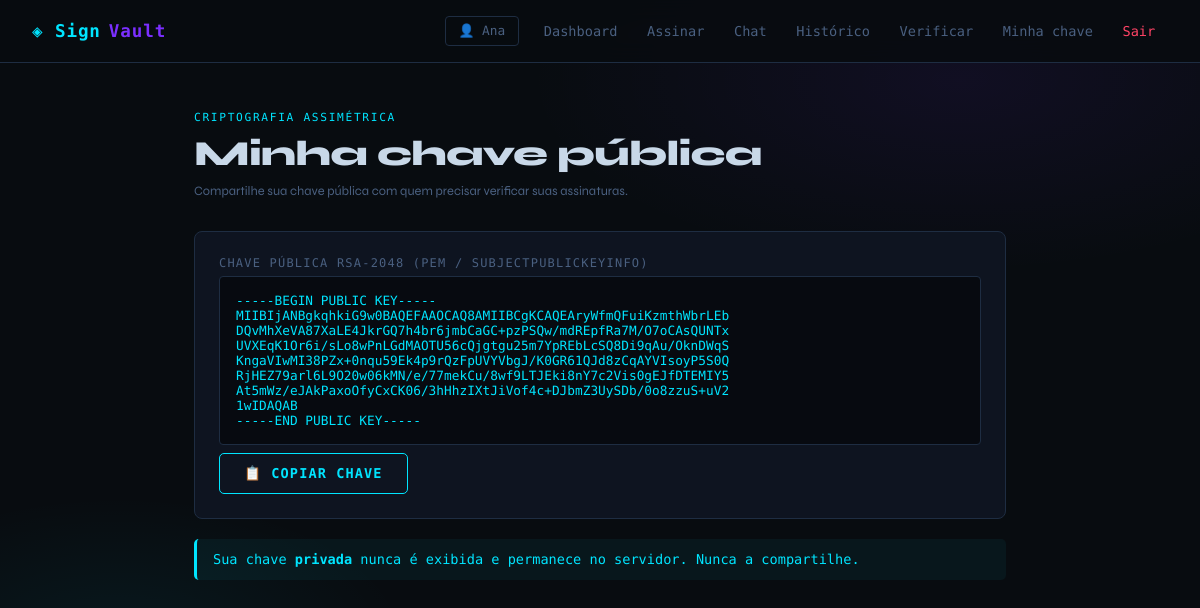
Page /mykey (signed in) on the earlier database version.
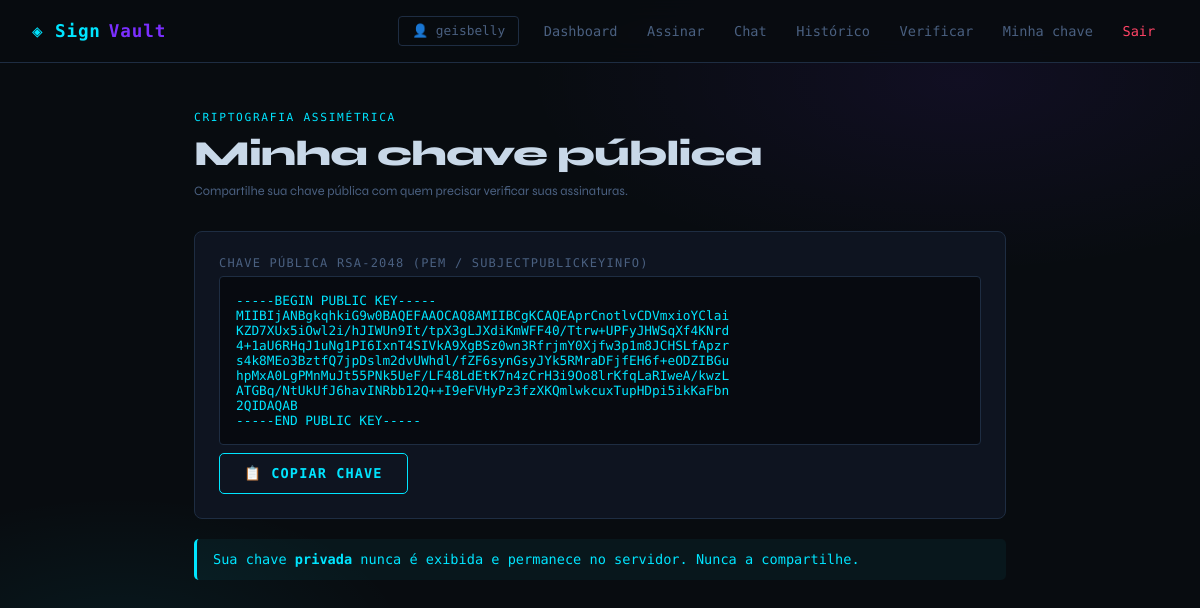
Same page on the later database version.
### tables this page shows
CREATE TABLE chaves (
                id INTEGER PRIMARY KEY AUTOINCREMENT,
                usuario_id INTEGER NOT NULL,
                publica TEXT NOT NULL,
                privada TEXT NOT NULL,
                FOREIGN KEY(usuario_id) REFERENCES usuarios(id)
            );

### app.py (the view)
@app.route("/mykey")
def mykey():
    if not login_required():
        return redirect("/login")
    db = get_db()
    chave = db.execute("SELECT publica FROM chaves WHERE usuario_id=?", (session["user_id"],)).fetchone()
    return render_template("mykey.html", chave=chave["publica"])

### app.py (called while the page is built)
@app.teardown_appcontext
def close_connection(exception):
    db = getattr(g, "_database", None)
    if db is not None:
        db.close()

def login_required():
    return "user_id" in session

### database.py (called while the page is built)
def get_db():
    db = getattr(g, "_database", None)
    if db is None:
        db = g._database = sqlite3.connect(DATABASE)
        db.row_factory = sqlite3.Row
    return db

### templates/mykey.html (shortened to what this page needs)
{% extends "base.html" %}
{% block content %}
<div class="tag">Criptografia assimétrica</div>
<h1>Minha chave pública</h1>
<p class="muted small" style="margin-bottom:2rem;">Compartilhe sua chave pública com quem precisar verificar suas assinaturas.</p>
<div class="card">
    <label>Chave pública RSA-2048 (PEM / SubjectPublicKeyInfo)</label>
    <pre>{{ chave }}</pre>
    <button onclick="navigator.clipboard.writeText(document.querySelector('pre').textContent)" class="btn btn-secondary" style="margin-top:0.5rem;">
        📋 Copiar chave
    </button>
</div>
<div class="alert alert-info" style="margin-top:1rem;">
    Sua chave <strong>privada</strong> nunca é exibida e permanece no servidor. Nunca a compartilhe.
</div>
{% endblock %}

Differences in the rows shown:
changed chaves: publica "-----BEGIN PUBLIC KEY----- MIIBIjANBgkqhkiG9w0BAQEFAAOCAQ8AMIIBCgKCAQEAryWfmQFuiKzmthWbrLEb DQvMhXeVA87XaLE4JkrGQ7h4br6jmbCaGC+pzPSQw/mdREpfRa7M/O7oCAsQUNTx UVXEqK1Or6i/sLo8wPnLGdMAOTU56cQjgtgu25m7YpREbLcSQ8Di9qAu/OknDWqS KngaVIwMI38PZx+0nqu59Ek4p9rQzFpUVYVbgJ/K0GR61QJd8zCqAYVIsoyP5S0Q RjHEZ79arl6L9O20w06kMN/e/77mekCu/8wf9LTJEki8nY7c2Vis0gEJfDTEMIY5 At5mWz/eJAkPaxoOfyCxCK06/3hHhzIXtJiVof4c+DJbmZ3UySDb/0o8zzuS+uV2 1wIDAQAB -----END PUBLIC KEY-----" → "-----BEGIN PUBLIC KEY----- MIIBIjANBgkqhkiG9w0BAQEFAAOCAQ8AMIIBCgKCAQEAprCnotlvCDVmxioYClai KZD7XUx5iOwl2i/hJIWUn9It/tpX3gLJXdiKmWFF40/Ttrw+UPFyJHWSqXf4KNrd 4+1aU6RHqJ1uNg1PI6IxnT4SIVkA9XgBSz0wn3RfrjmY0Xjfw3p1m8JCHSLfApzr s4k8MEo3BztfQ7jpDslm2dvUWhdl/fZF6synGsyJYk5RMraDFjfEH6f+eODZIBGu hpMxA0LgPMnMuJt55PNk5UeF/LF48LdEtK7n4zCrH3i9Oo8lrKfqLaRIweA/kwzL ATGBq/NtUkUfJ6havINRbb12Q++I9eFVHyPz3fzXKQmlwkcuxTupHDpi5ikKaFbn 2QIDAQAB -----END PUBLIC KEY-----"
Other differences:
{{ session["user_nome"] }}: "Ana" → "geisbelly"
